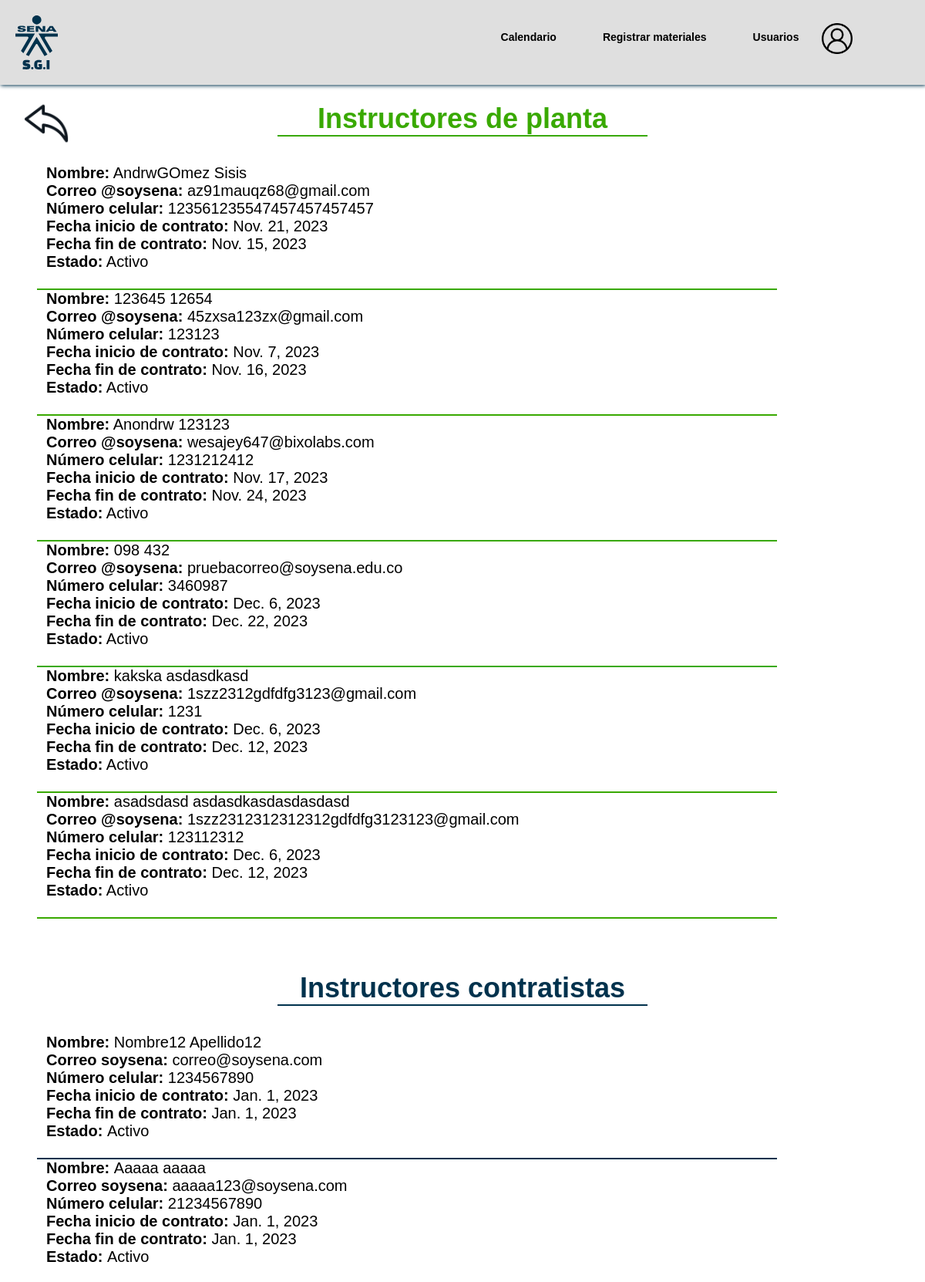
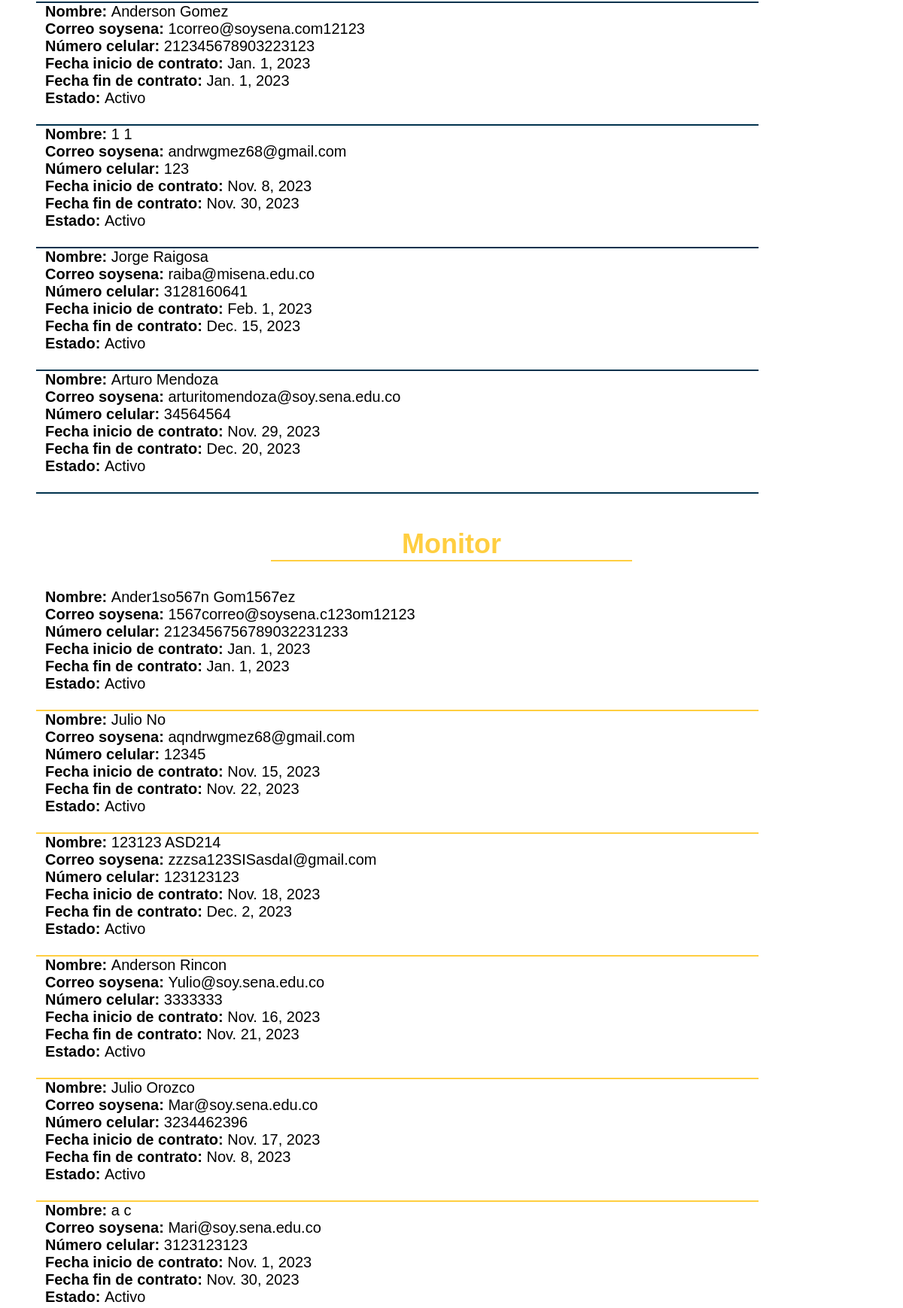
/lis_usu_contra (signed in, upper part), run on the app's committed database (2 pictures, top to bottom).
### App_SistemaGestionInventario/models.py (models this page shows, shortened)
class CustomUser(AbstractUser):
    id = models.BigAutoField(primary_key = True)
    nombre_1 = models.CharField(max_length=80)
    nombre_2 = models.CharField(max_length=80, blank=True, null=True)
    apellido_1 = models.CharField(max_length=80)
    apellido_2 = models.CharField(max_length=80, blank=True, null=True)
    id_tipo_documento = models.CharField(max_length=11, choices=tipo_documento, default='C.C')
    numero_documento = models.CharField(max_length=80, blank=False, null=False, unique=True)
    correo_sena = models.EmailField(blank=True, null=True, unique=True)
    correo_soy_sena = models.EmailField(blank=False, null=False, unique=True)
    celular_1 = models.CharField(max_length=80, unique=True)
    celular_2 = models.CharField(max_length=80, blank=True, null=True)
    id_rol = models.CharField(max_length=5, choices=rol, default='I.C')
    fecha_inicio_contrato = models.DateField()
    fecha_fin_contrato = models.DateField(blank=True, null=True)
    id_area_instrtuctor = models.CharField(max_length=6, choices=area, default='Soft')
    firma_electronica = models.ImageField()
    permiso_monitor = models.BooleanField(default=False)
    estado_cuenta = models.CharField(max_length=1, choices=estado_cuenta_usuario, default='A')
    groups = models.ManyToManyField(
        'auth.Group',
        related_name='customuser_groups',
        blank=True,
        help_text='The groups this user belongs to. A user will get all permissions granted to each of their groups.',
        verbose_name='groups',
    )
    user_permissions = models.ManyToManyField(
        'auth.Permission',
        related_name='customuser_user_permissions',
        blank=True,
        help_text='Specific permissions for this user.',
        verbose_name='user permissions',
    )

### App_SistemaGestionInventario/views.py (the view)
# urls.py: path('lis_usu_contra', views.listar_usuarios_contrato, name="lista_usuarios_contra"),
@login_required
def listar_usuarios_contrato(request):
    ins_planta = CustomUser.objects.filter(id_rol = rol[0][0])
    ins_planta = conversion_rol_cuenta(ins_planta)
    ins_contrato = CustomUser.objects.filter(id_rol = rol[1][0])
    ins_contrato = conversion_rol_cuenta(ins_contrato)
    monitor = CustomUser.objects.filter(id_rol = rol[2][0])
    monitor = conversion_rol_cuenta(monitor)
    ins_planta = conversion_estado_cuenta(ins_planta)
    ins_contrato = conversion_estado_cuenta(ins_contrato)
    monitor = conversion_estado_cuenta(monitor)
    return render (request, "App_SistemaGestionInventario/instructor_contratista/listar_usuarios_contra.html", {'ins_planta':ins_planta, 'ins_contrato':ins_contrato, 'monitor':monitor})

### App_SistemaGestionInventario/views.py (called while the page is built)
def conversion_rol_cuenta(usuarios):
    contador = -1
    for usuario in usuarios:
        contador += 1
        if usuario.id_rol == rol[contador][0]:
            usuario.id_rol = rol[contador][1]
            contador = -1
    return usuarios

def conversion_estado_cuenta(usuarios):
    for usuario in usuarios:
        if usuario.estado_cuenta == estado_cuenta_usuario[0][0]:
            usuario.estado_cuenta = estado_cuenta_usuario[0][1]
        elif usuario.estado_cuenta == estado_cuenta_usuario[1][0]:
            usuario.estado_cuenta = estado_cuenta_usuario[1][1]
    return usuarios

### App_SistemaGestionInventario/templates/App_SistemaGestionInventario/instructor_contratista/listar_usuarios_contra.html
{% extends "App_SistemaGestionInventario/instructor_contratista/base_instructor_contrato.html" %}
{% load static %}
{% block css %}
    <link rel="stylesheet" href="{% static 'App_SistemaGestionInventario/css/listar_usuarios_contra_style.css' %}">
{% endblock css %}
{% block content %}
    <main>
        <br>
        <h3 class="planta">Instructores de planta</h3>
        {% if ins_planta %}
            <ul>
                {% for planta in ins_planta %}
                    <a class="informacion_planta">
                        <li><strong>Nombre:</strong> {{planta.nombre_1}} {{planta.apellido_1}}</li>
                        <li><strong>Correo @soysena:</strong> {{planta.correo_soy_sena}}</strong></li>
                        <li><strong>Número celular:</strong> {{planta.celular_1}}</strong></li>
                        <li><strong>Fecha inicio de contrato:</strong> {{planta.fecha_inicio_contrato}}</strong></li>
                        <li><strong>Fecha fin de contrato:</strong> {{planta.fecha_fin_contrato}}</strong></li>
                        <li><strong>Estado:</strong> {{planta.estado_cuenta}}</strong></li>
                    </a>
                    <br>
                    <hr class="entre_planta">
                {% endfor %}
                <br>
            </ul>
        {% else %}
        <br>
            <p>Actualmente no hay instructores de planta</p>
            <br>
        {% endif %}
        <br>
        <br>
        <h3 class="contrato">Instructores contratistas</h3>
        {% if ins_contrato %}
        <ul>
            {% for contrato in ins_contrato %}
                <a class="informacion_contrato">
                    <li><strong>Nombre: </strong>{{contrato.nombre_1}} {{contrato.apellido_1}}</li>
                    <li><strong>Correo soysena: </strong>{{contrato.correo_soy_sena}}</li>
                    <li><strong>Número celular: </strong>{{contrato.celular_1}}</li>
                    <li><strong>Fecha inicio de contrato: </strong>{{contrato.fecha_inicio_contrato}}</li>
                    <li><strong>Fecha fin de contrato: </strong>{{contrato.fecha_fin_contrato}}</li>
                    <li><strong>Estado: </strong>{{contrato.estado_cuenta}}</li>
                </a>
                <br>
                <hr class="entre_contrato">
            {% endfor %}
        </ul>
        {% else %}
            <br>
            <p>Actualmente no hay instructores contratistas</p>
            <br>
        {% endif %}
        <br>
        <br>
        <h3 class="monitor">Monitor</h3>
        {% if monitor %}
            <ul>
                {% for moni in monitor %}
                    <a class="informacion_monitor">
                        <li><strong>Nombre: </strong>{{moni.nombre_1}} {{moni.apellido_1}}</li>
                        <li><strong>Correo soysena: </strong>{{moni.correo_soy_sena}}</li>
                        <li><strong>Número celular: </strong>{{moni.celular_1}}</li>
                        <li><strong>Fecha inicio de contrato: </strong>{{moni.fecha_inicio_contrato}}</li>
                        <li><strong>Fecha fin de contrato: </strong>{{moni.fecha_fin_contrato}}</li>
                        <li><strong>Estado: </strong>{{moni.estado_cuenta}}</li>
                    </a>
                    <br>
                    <hr class="entre_monitor">
                {% endfor %}
            </ul>
        {% else %}
            <br>
            <p>Actualmente no hay monitores</p>
        {% endif %}
        <br>
    </main>
{% endblock content %}

### App_SistemaGestionInventario/static/App_SistemaGestionInventario/css/plantilla_base_instructor_contratista_style.css (style rules this page uses)
* { box-sizing: border-box; margin: 0; padding: 0; font-size: 20px; font-family: 'Myriad Pro Regular', 'Arial'; }
:root { --color-corporativo: #00324d; --gris-fondo: #9b9b9b3d; --negro: #000000; --negro-claro: #2A2A2A; }
body { font-family: "Myriad Pro Regular", sans-serif; }
main { padding: 20px; }
a { text-decoration: none; font-size: 14px; }
ul { list-style: none; }

### App_SistemaGestionInventario/static/App_SistemaGestionInventario/css/listar_usuarios_contra_style.css (style rules this page uses)
main { margin: 0; padding: 0; }
.planta { color: #39A900; text-align: center; font-size: 1.8em; border-bottom: 2px solid; margin: 0 30%; margin-bottom: 3%; }
.informacion_planta li { margin-left: 5%; }
.entre_planta { height: 2px; border: 0; background-color: #39A900; width: 80%; margin-left: 4%; }
.contrato { color: #00324d; text-align: center; font-size: 1.8em; border-bottom: 2px solid; margin: 0 30%; margin-bottom: 3%; }
.informacion_contrato li { margin-left: 5%; }
.entre_contrato { height: 2px; border: 0; background-color: #00324d; width: 80%; margin-left: 4%; }
.monitor { color: #FFCE40; text-align: center; font-size: 1.8em; border-bottom: 2px solid; margin: 0 30%; margin-bottom: 3%; }
.informacion_monitor li { margin-left: 5%; }
.entre_monitor { height: 2px; border: 0; background-color: #FFCE40; width: 80%; margin-left: 4%; }

### data on the page
CustomUser: nombre_1 "AndrwGOmez", apellido_1 "Sisis", correo_soy_sena "az91mauqz68@gmail.com", celular_1 "123561235547457457457457", fecha_inicio_contrato "Nov. 21, 2023", fecha_fin_contrato "Nov. 15, 2023", estado_cuenta "Activo"
CustomUser: nombre_1 "123645", apellido_1 "12654", correo_soy_sena "45zxsa123zx@gmail.com", celular_1 "123123", fecha_inicio_contrato "Nov. 7, 2023", fecha_fin_contrato "Nov. 16, 2023", estado_cuenta "Activo"
CustomUser: nombre_1 "Anondrw", apellido_1 "123123", correo_soy_sena "wesajey647@bixolabs.com", celular_1 "1231212412", fecha_inicio_contrato "Nov. 17, 2023", fecha_fin_contrato "Nov. 24, 2023", estado_cuenta "Activo"
CustomUser: nombre_1 "098", apellido_1 "432", correo_soy_sena "pruebacorreo@soysena.edu.co", celular_1 "3460987", fecha_inicio_contrato "Dec. 6, 2023", fecha_fin_contrato "Dec. 22, 2023", estado_cuenta "Activo"
CustomUser: nombre_1 "kakska", apellido_1 "asdasdkasd", correo_soy_sena "1szz2312gdfdfg3123@gmail.com", celular_1 "1231", fecha_inicio_contrato "Dec. 6, 2023", fecha_fin_contrato "Dec. 12, 2023", estado_cuenta "Activo"
CustomUser: nombre_1 "asadsdasd", apellido_1 "asdasdkasdasdasdasd", correo_soy_sena "1szz2312312312312gdfdfg3123123@gmail.com", celular_1 "123112312", fecha_inicio_contrato "Dec. 6, 2023", fecha_fin_contrato "Dec. 12, 2023", estado_cuenta "Activo"
CustomUser: nombre_1 "Nombre12", apellido_1 "Apellido12", correo_soy_sena "correo@soysena.com", celular_1 "1234567890", fecha_inicio_contrato "Jan. 1, 2023", fecha_fin_contrato "Jan. 1, 2023", estado_cuenta "Activo"
CustomUser: nombre_1 "Aaaaa", apellido_1 "aaaaa", correo_soy_sena "aaaaa123@soysena.com", celular_1 "21234567890", fecha_inicio_contrato "Jan. 1, 2023", fecha_fin_contrato "Jan. 1, 2023", estado_cuenta "Activo"
CustomUser: nombre_1 "Anderson", apellido_1 "Gomez", correo_soy_sena "1correo@soysena.com12123", celular_1 "212345678903223123", fecha_inicio_contrato "Jan. 1, 2023", fecha_fin_contrato "Jan. 1, 2023", estado_cuenta "Activo"
CustomUser: nombre_1 "1", apellido_1 "1", correo_soy_sena "andrwgmez68@gmail.com", celular_1 "123", fecha_inicio_contrato "Nov. 8, 2023", fecha_fin_contrato "Nov. 30, 2023", estado_cuenta "Activo"
CustomUser: nombre_1 "Jorge", apellido_1 "Raigosa", correo_soy_sena "raiba@misena.edu.co", celular_1 "3128160641", fecha_inicio_contrato "Feb. 1, 2023", fecha_fin_contrato "Dec. 15, 2023", estado_cuenta "Activo"
CustomUser: nombre_1 "Arturo", apellido_1 "Mendoza", correo_soy_sena "arturitomendoza@soy.sena.edu.co", celular_1 "34564564", fecha_inicio_contrato "Nov. 29, 2023", fecha_fin_contrato "Dec. 20, 2023", estado_cuenta "Activo"
CustomUser: nombre_1 "Ander1so567n", apellido_1 "Gom1567ez", correo_soy_sena "1567correo@soysena.c123om12123", celular_1 "2123456756789032231233", fecha_inicio_contrato "Jan. 1, 2023", fecha_fin_contrato "Jan. 1, 2023", estado_cuenta "Activo"
CustomUser: nombre_1 "Julio", apellido_1 "No", correo_soy_sena "aqndrwgmez68@gmail.com", celular_1 "12345", fecha_inicio_contrato "Nov. 15, 2023", fecha_fin_contrato "Nov. 22, 2023", estado_cuenta "Activo"
CustomUser: nombre_1 "123123", apellido_1 "ASD214", correo_soy_sena "zzzsa123SISasdaI@gmail.com", celular_1 "123123123", fecha_inicio_contrato "Nov. 18, 2023", fecha_fin_contrato "Dec. 2, 2023", estado_cuenta "Activo"
CustomUser: nombre_1 "Anderson", apellido_1 "Rincon", correo_soy_sena "Yulio@soy.sena.edu.co", celular_1 "3333333", fecha_inicio_contrato "Nov. 16, 2023", fecha_fin_contrato "Nov. 21, 2023", estado_cuenta "Activo"
CustomUser: nombre_1 "Julio", apellido_1 "Orozco", correo_soy_sena "Mar@soy.sena.edu.co", celular_1 "3234462396", fecha_inicio_contrato "Nov. 17, 2023", fecha_fin_contrato "Nov. 8, 2023", estado_cuenta "Activo"
CustomUser: nombre_1 "a", apellido_1 "c", correo_soy_sena "Mari@soy.sena.edu.co", celular_1 "3123123123", fecha_inicio_contrato "Nov. 1, 2023", fecha_fin_contrato "Nov. 30, 2023", estado_cuenta "Activo"
